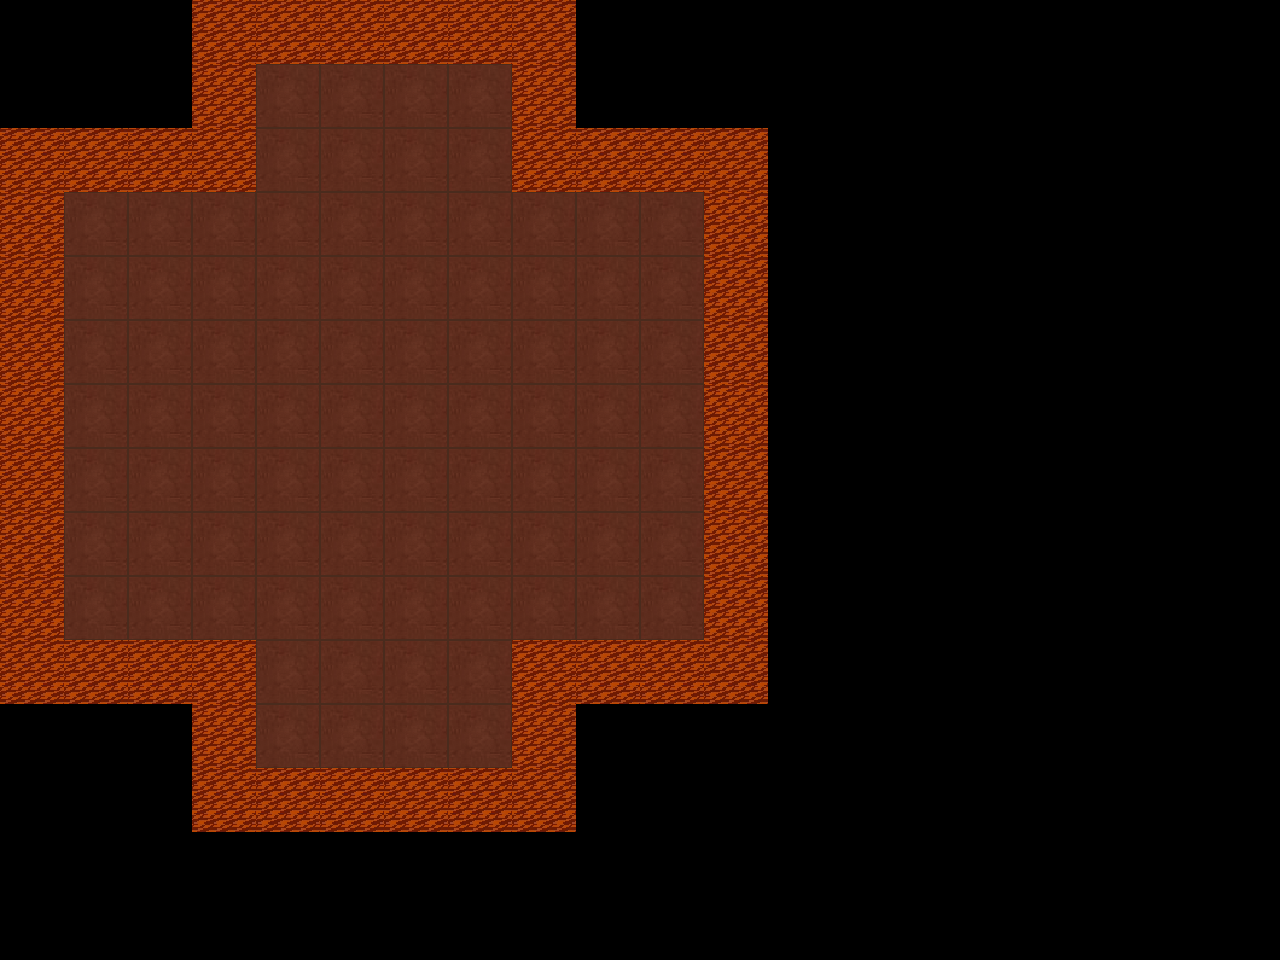

This game map was drawn from its Tiled (.tmx) file and the tilesets committed beside it. A one-line description and the full map source follow:
An orthogonal 20x15 tile map with 64x64 px tiles, 2 tile layers (Block, Road), 4 tilesets and 45 objects.

<map version="1.5" tiledversion="1.6.0" orientation="orthogonal" renderorder="right-down" width="20" height="15" tilewidth="64" tileheight="64" infinite="0" nextlayerid="10" nextobjectid="1602">
 <tileset firstgid="1" name="MapImage1" tilewidth="64" tileheight="64" tilecount="63" columns="9">
  <image source="../MapImage1.png" width="576" height="448" />
 </tileset>
 <tileset firstgid="64" name="role" tilewidth="64" tileheight="64" tilecount="1" columns="1">
  <image source="../role.png" width="64" height="64" />
 </tileset>
 <tileset firstgid="65" name="box1" tilewidth="64" tileheight="64" tilecount="1" columns="1">
  <image source="../box1.png" width="64" height="64" />
 </tileset>
 <tileset firstgid="66" name="point" tilewidth="64" tileheight="64" tilecount="1" columns="1">
  <image source="../point4.png" width="64" height="64" />
 </tileset>
 <layer id="1" name="Block" width="20" height="15">
  <data encoding="csv">
0,0,0,61,61,61,61,61,61,0,0,0,0,0,0,0,0,0,0,0,
0,0,0,61,0,0,0,0,61,0,0,0,0,0,0,0,0,0,0,0,
61,61,61,61,0,0,0,0,61,61,61,61,0,0,0,0,0,0,0,0,
61,0,0,0,0,0,0,0,0,0,0,61,0,0,0,0,0,0,0,0,
61,0,0,0,0,0,0,0,0,0,0,61,0,0,0,0,0,0,0,0,
61,0,0,0,0,0,0,0,0,0,0,61,0,0,0,0,0,0,0,0,
61,0,0,0,0,0,0,0,0,0,0,61,0,0,0,0,0,0,0,0,
61,0,0,0,0,0,0,0,0,0,0,61,0,0,0,0,0,0,0,0,
61,0,0,0,0,0,0,0,0,0,0,61,0,0,0,0,0,0,0,0,
61,0,0,0,0,0,0,0,0,0,0,61,0,0,0,0,0,0,0,0,
61,61,61,61,0,0,0,0,61,61,61,61,0,0,0,0,0,0,0,0,
0,0,0,61,0,0,0,0,61,0,0,0,0,0,0,0,0,0,0,0,
0,0,0,61,61,61,61,61,61,0,0,0,0,0,0,0,0,0,0,0,
0,0,0,0,0,0,0,0,0,0,0,0,0,0,0,0,0,0,0,0,
0,0,0,0,0,0,0,0,0,0,0,0,0,0,0,0,0,0,0,0
</data>
 </layer>
 <layer id="3" name="Road" width="20" height="15">
  <data encoding="csv">
0,0,0,0,0,0,0,0,0,0,0,0,0,0,0,0,0,0,0,0,
0,0,0,0,60,60,60,60,0,0,0,0,0,0,0,0,0,0,0,0,
0,0,0,0,60,60,60,60,0,0,0,0,0,0,0,0,0,0,0,0,
0,60,60,60,60,60,60,60,60,60,60,0,0,0,0,0,0,0,0,0,
0,60,60,60,60,60,60,60,60,60,60,0,0,0,0,0,0,0,0,0,
0,60,60,60,60,60,60,60,60,60,60,0,0,0,0,0,0,0,0,0,
0,60,60,60,60,60,60,60,60,60,60,0,0,0,0,0,0,0,0,0,
0,60,60,60,60,60,60,60,60,60,60,0,0,0,0,0,0,0,0,0,
0,60,60,60,60,60,60,60,60,60,60,0,0,0,0,0,0,0,0,0,
0,60,60,60,60,60,60,60,60,60,60,0,0,0,0,0,0,0,0,0,
0,0,0,0,60,60,60,60,0,0,0,0,0,0,0,0,0,0,0,0,
0,0,0,0,60,60,60,60,0,0,0,0,0,0,0,0,0,0,0,0,
0,0,0,0,0,0,0,0,0,0,0,0,0,0,0,0,0,0,0,0,
0,0,0,0,0,0,0,0,0,0,0,0,0,0,0,0,0,0,0,0,
0,0,0,0,0,0,0,0,0,0,0,0,0,0,0,0,0,0,0,0
</data>
 </layer>
 <objectgroup id="9" name="entity">
  <object id="1557" gid="66" x="192" y="256" width="64" height="64" />
  <object id="1558" gid="66" x="256" y="256" width="64" height="64" />
  <object id="1559" gid="66" x="320" y="256" width="64" height="64" />
  <object id="1560" gid="66" x="384" y="256" width="64" height="64" />
  <object id="1561" gid="66" x="448" y="256" width="64" height="64" />
  <object id="1562" gid="66" x="512" y="256" width="64" height="64" />
  <object id="1563" gid="66" x="512" y="320" width="64" height="64" />
  <object id="1564" gid="66" x="512" y="384" width="64" height="64" />
  <object id="1565" gid="66" x="512" y="448" width="64" height="64" />
  <object id="1566" gid="66" x="512" y="512" width="64" height="64" />
  <object id="1567" gid="66" x="512" y="576" width="64" height="64" />
  <object id="1568" gid="66" x="512" y="640" width="64" height="64" />
  <object id="1569" gid="66" x="448" y="640" width="64" height="64" />
  <object id="1570" gid="66" x="384" y="640" width="64" height="64" />
  <object id="1571" gid="66" x="320" y="640" width="64" height="64" />
  <object id="1572" gid="66" x="256" y="640" width="64" height="64" />
  <object id="1573" gid="66" x="192" y="640" width="64" height="64" />
  <object id="1574" gid="66" x="192" y="576" width="64" height="64" />
  <object id="1575" gid="66" x="192" y="512" width="64" height="64" />
  <object id="1576" gid="66" x="192" y="448" width="64" height="64" />
  <object id="1577" gid="66" x="192" y="384" width="64" height="64" />
  <object id="1578" gid="66" x="192" y="320" width="64" height="64" />
  <object id="1579" gid="65" x="256" y="320" width="64" height="64" />
  <object id="1580" gid="65" x="320" y="320" width="64" height="64" />
  <object id="1581" gid="65" x="384" y="320" width="64" height="64" />
  <object id="1582" gid="65" x="448" y="320" width="64" height="64" />
  <object id="1583" gid="65" x="448" y="384" width="64" height="64" />
  <object id="1584" gid="65" x="448" y="448" width="64" height="64" />
  <object id="1585" gid="65" x="384" y="448" width="64" height="64" />
  <object id="1586" gid="65" x="320" y="448" width="64" height="64" />
  <object id="1587" gid="65" x="256" y="448" width="64" height="64" />
  <object id="1588" gid="65" x="256" y="512" width="64" height="64" />
  <object id="1589" gid="65" x="256" y="576" width="64" height="64" />
  <object id="1590" gid="65" x="320" y="576" width="64" height="64" />
  <object id="1591" gid="65" x="384" y="576" width="64" height="64" />
  <object id="1592" gid="65" x="448" y="576" width="64" height="64" />
  <object id="1593" gid="65" x="256" y="704" width="64" height="64" />
  <object id="1594" gid="65" x="320" y="704" width="64" height="64" />
  <object id="1595" gid="65" x="448" y="704" width="64" height="64" />
  <object id="1596" gid="65" x="256" y="192" width="64" height="64" />
  <object id="1597" gid="65" x="384" y="192" width="64" height="64" />
  <object id="1598" gid="65" x="448" y="192" width="64" height="64" />
  <object id="1599" gid="65" x="576" y="512" width="64" height="64" />
  <object id="1600" gid="65" x="128" y="384" width="64" height="64" />
  <object id="1601" gid="64" x="384" y="768" width="64" height="64" />
 </objectgroup>
</map>
